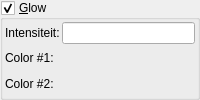
            <widget class="MyGroupBox" name="groupCheck_glow_enabled">
             <property name="toolTip">
              <string>&lt;html&gt;&lt;head/&gt;&lt;body&gt;&lt;p&gt;Glow effect based on ray-marching step count&lt;/p&gt;&lt;p&gt;Example:&lt;/p&gt;&lt;p&gt;&lt;img src=":/tooltips/tooltips_images/image - shader - glow.jpeg"/&gt;&lt;/p&gt;&lt;/body&gt;&lt;/html&gt;</string>
             </property>
             <property name="title">
              <string>&amp;Glow</string>
             </property>
             <property name="checkable">
              <bool>true</bool>
             </property>
             <layout class="QVBoxLayout" name="verticalLayout_28">
              <property name="spacing">
               <number>2</number>
              </property>
              <property name="leftMargin">
               <number>2</number>
              </property>
              <property name="topMargin">
               <number>2</number>
              </property>
              <property name="rightMargin">
               <number>2</number>
              </property>
              <property name="bottomMargin">
               <number>2</number>
              </property>
              <item>
               <layout class="QGridLayout" name="gridLayout_14" columnstretch="0,0">
                <property name="spacing">
                 <number>2</number>
                </property>
                <item row="1" column="0">
                 <widget class="QLabel" name="label_88">
                  <property name="text">
                   <string>Color #1:</string>
                  </property>
                 </widget>
                </item>
                <item row="2" column="0">
                 <widget class="QLabel" name="label_89">
                  <property name="text">
                   <string>Color #2:</string>
                  </property>
                 </widget>
                </item>
                <item row="0" column="1">
                 <widget class="MyLineEdit" name="logedit_glow_intensity">
                  <property name="toolTip">
                   <string>&lt;html&gt;&lt;head/&gt;&lt;body&gt;&lt;p&gt;Intensity of effect&lt;/p&gt;&lt;/body&gt;&lt;/html&gt;</string>
                  </property>
                 </widget>
                </item>
                <item row="0" column="0">
                 <widget class="QLabel" name="label_87">
                  <property name="text">
                   <string>Intensiteit:</string>
                  </property>
                 </widget>
                </item>
                <item row="1" column="1">
                 <widget class="MyColorButton" name="colorButton_glow_color_1" native="true">
                  <property name="toolTip">
                   <string>&lt;html&gt;&lt;head/&gt;&lt;body&gt;&lt;p&gt;Color of dark areas&lt;/p&gt;&lt;/body&gt;&lt;/html&gt;</string>
                  </property>
                  <property name="text" stdset="0">
                   <string>PushButton</string>
                  </property>
                 </widget>
                </item>
                <item row="2" column="1">
                 <widget class="MyColorButton" name="colorButton_glow_color_2" native="true">
                  <property name="toolTip">
                   <string>&lt;html&gt;&lt;head/&gt;&lt;body&gt;&lt;p&gt;Color of bright areas&lt;/p&gt;&lt;/body&gt;&lt;/html&gt;</string>
                  </property>
                  <property name="text" stdset="0">
                   <string>PushButton</string>
                  </property>
                 </widget>
                </item>
               </layout>
              </item>
             </layout>
            </widget>
